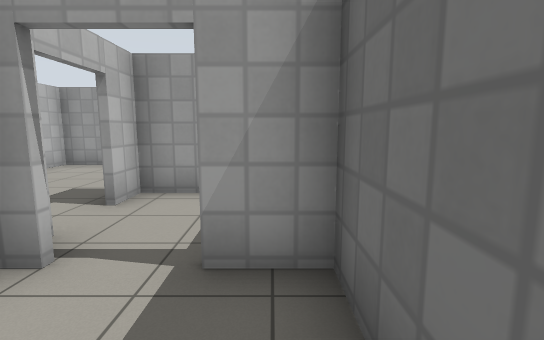
[1] (above)

16 first-person views from a walk through a world built for the Gazebo simulator. The camera is 1.2 m above the floor, tilts 8° down and sees 85° across. The floor is counted in squares, 1 m on a side. Each view is taken from the middle of a square. On the plan, view 1 faces up. The plan holds only what a view shows up to about 13 squares ahead; the rest is blank. The place goes on beyond the plan. Simple patterns stand in for the simulator's built-in surfaces.

[2]
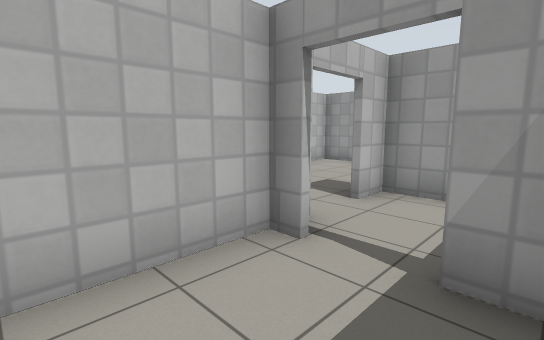

[3]
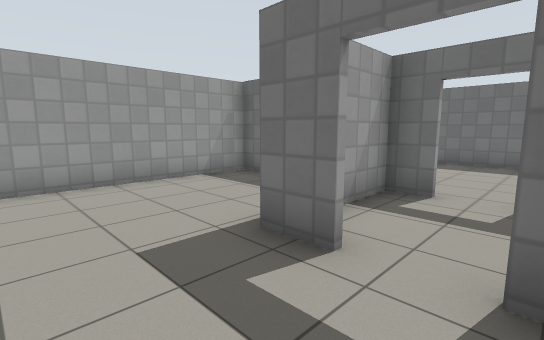

[4]
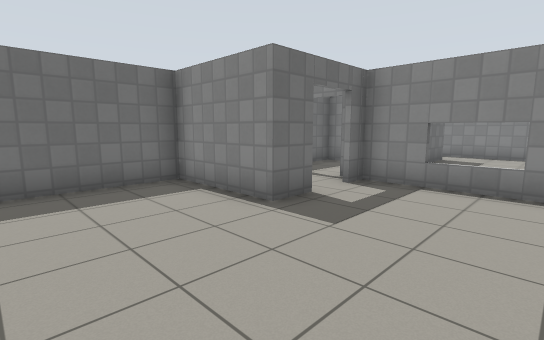

[5]
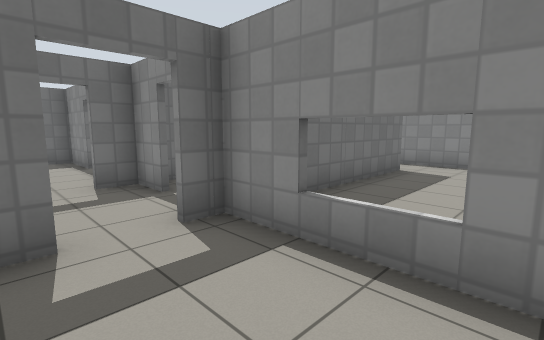

[6]
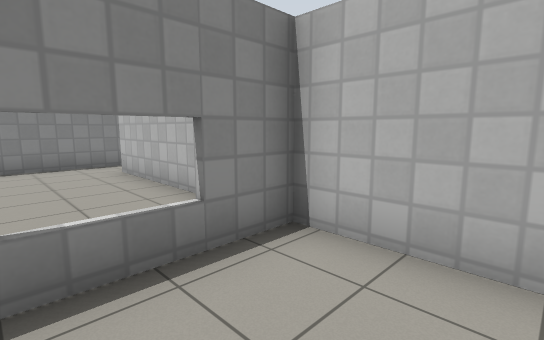

[7]
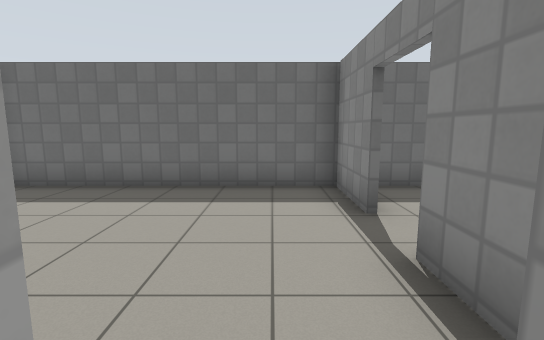

[8]
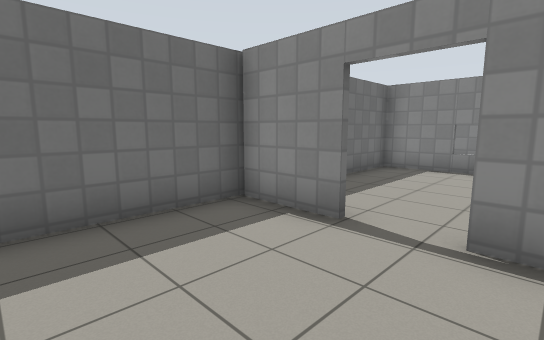

[9]
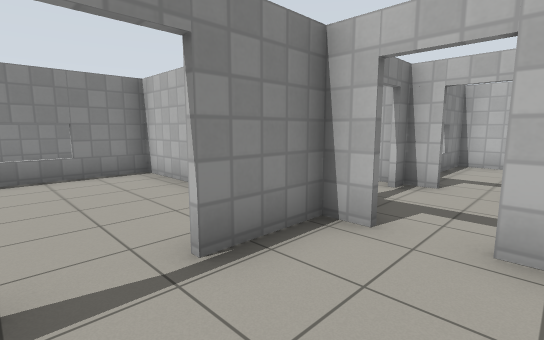

[10]
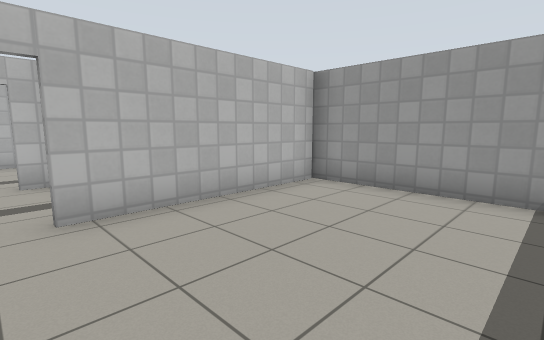

[11]
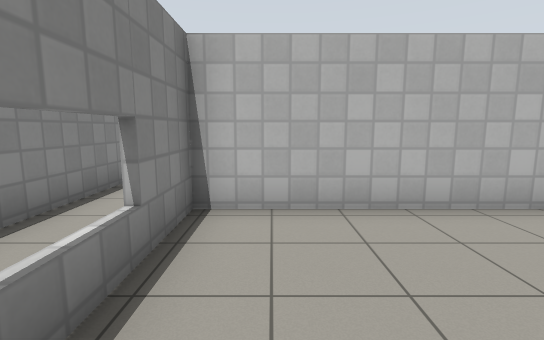

[12]
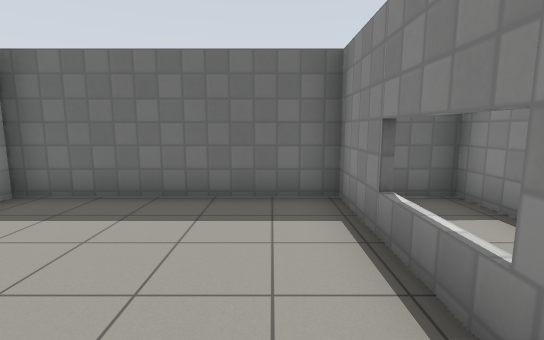

[13]
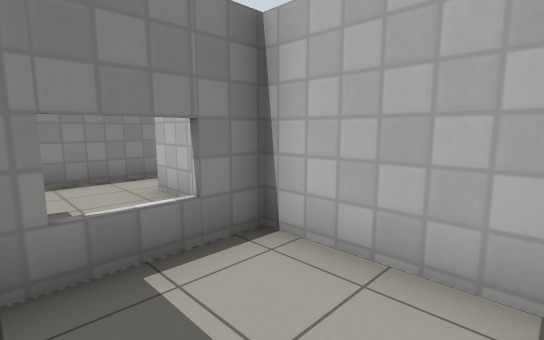

[14]
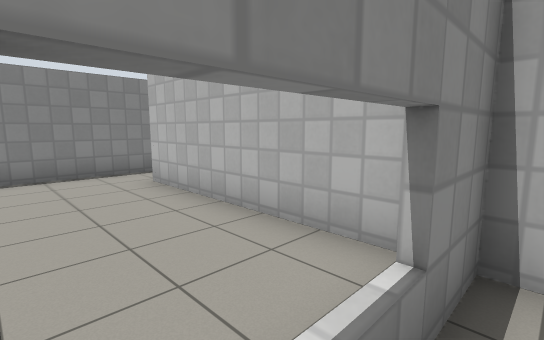

[15]
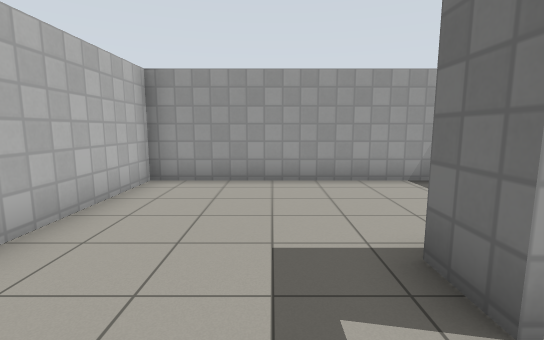

[16]
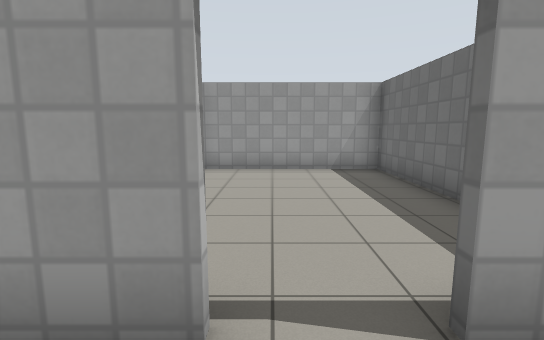

### Floor plan
Key: @ floor where view 1 was taken; # wall or solid block; x gap in a wall; . floor; D open door; = window, fence, low wall or low ledge.
Columns run from 7 left of view 1 to 6 right of it. Each row starts with its distance up from view 1.
 10 ##############
  9 #.......#....#
  8 #.......#....#
  7 #.......#....#
  6 #...#####....#
  5 #...#...#....#
  4 #...DD..D....#
  3 #...#DD###DD##
  2 ##=##DD.#....#
  1 #...#...#....#
  0 #...#..@#....#
 -1 #...##=##....#
 -2 #...#  #.....#
 -3 #...# ..##=###
 -4 #...x........#
 -5 ##############

Positions as (right, up) in squares from view 1, and headings:
1: (0, 0), facing up
2: (0, 0), facing up-left
3: (-5, 3), facing up-right
4: (-6, 9), facing down-right
5: (-6, 5), facing down-right
6: (-4, 5), facing down-left
7: (0, 4), facing right
8: (2, 6), facing down-right
9: (4, 5), facing down-left
10: (5, 4), facing up-left
11: (5, -2), facing left
12: (1, -2), facing right
13: (0, 2), facing down-left
14: (-4, 3), facing down-left
15: (-4, 3), facing up
16: (3, 1), facing up
